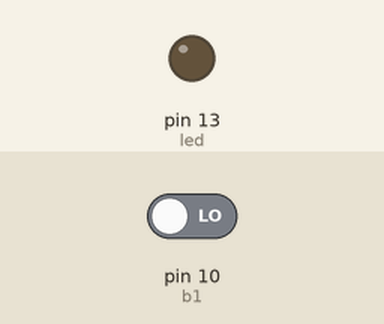
Bench run of a sketch on a simulated Arduino Uno, built with avr-gcc and run on an emulated ATmega328P. On the bench: output pins drawn as LEDs (lit = HIGH). The inputs (shaded band) are chosen by the test bench; at power-on: pin 10 (b1) LOW.

Above: at 1.2 s.
1.3 s: pin 10 (b1) driven HIGH
At 1.9 s:
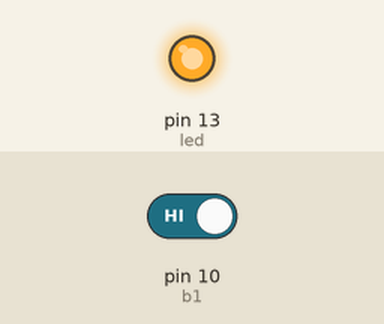
Timing chart, 0 to 4.3 s (numbered marks = the images above; inputs shaded):
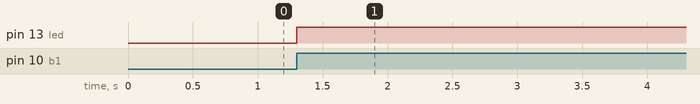

The sketch:

basicbutton.ino
```cpp
int led = 13;
int b1 = 10;
void setup() {
  // put your setup code here, to run once:
Serial.begin(9600);
pinMode(b1, INPUT);
pinMode(led,OUTPUT);
}

void loop() {
  // put your main code here, to run repeatedly:
if (digitalRead(b1) == 1){
  digitalWrite(led,HIGH);
  delay(5000);
}
}
```

Measured:
- after the input at 1.3 s, pin 13 (led): LOW → HIGH at once
